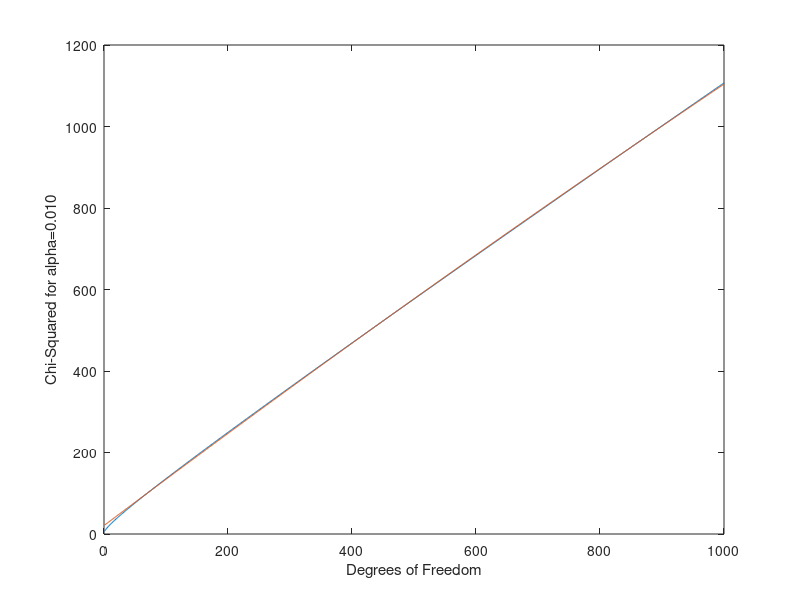

The MATLAB script that drew this image:
max_num_dof = 1000;
x_vec = [1:max_num_dof]';
chi_squared_vec = zeros(max_num_dof, 1);
alpha_val = 0.01;

for i0 = 1:max_num_dof
	chi_squared_vec(i0) = chi2inv(1 - alpha_val, i0);
end

lin_coeffs = polyfit(x_vec, chi_squared_vec, 2);

plot(x_vec, chi_squared_vec);
hold on
plot(x_vec, (lin_coeffs(1) .* (x_vec .^ 2)) + (lin_coeffs(2) .* x_vec) + lin_coeffs(3));
hold off
xlabel('Degrees of Freedom');
ylabel(sprintf('Chi-Squared for alpha=%.3f', alpha_val));
